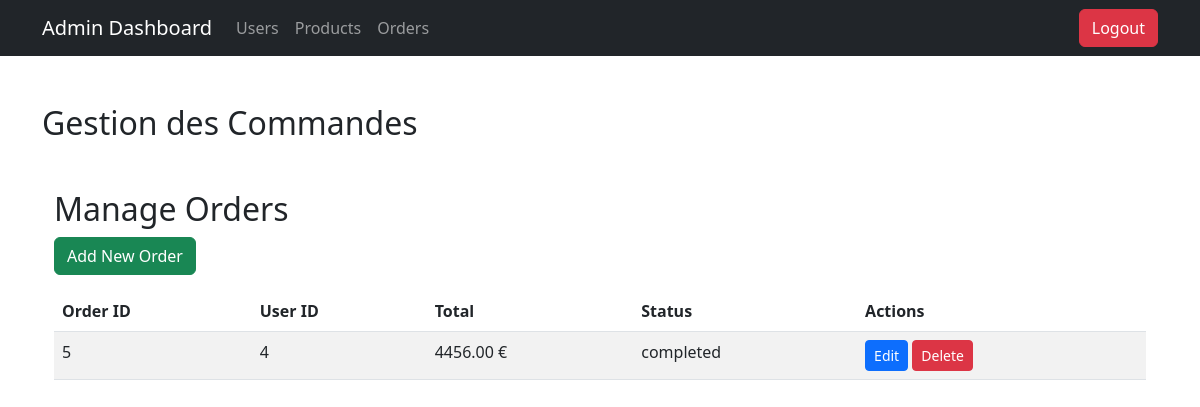
The page /public/index.php/admin/orders (signed in) on the database its author committed.
### tables this page shows
CREATE TABLE `orders` (
  `id` int(11) NOT NULL,
  `user_id` int(11) NOT NULL,
  `total_price` decimal(10,2) NOT NULL,
  `status` enum('pending','completed','canceled') DEFAULT 'pending',
  `created_at` timestamp NOT NULL DEFAULT current_timestamp()
);

### controleur/AdminController.php (called while the page is built, shortened)
<?php
require_once '../modele/AdminModel.php';
class AdminController {
    private $model;
    public function __construct() {
        $this->model = new AdminModel();
    }
    public function manageOrders() {
        $orders = $this->model->getOrders();
        include '../Vue/admin/orders.php';
    }
}

### public/index.php (called while the page is built, shortened)
<?php
require_once '../config/db.php';
$frontController = new FrontController();
$frontController->handleRequest();

### config/db.php (called while the page is built)
<?php
class Database {
    private static $host = 'localhost';
    private static $dbname = 'ecommerce_z';
    private static $username = 'root';
    private static $password = '';
    public static function getConnection() {
        try {
            $pdo = new PDO("mysql:host=" . self::$host . ";dbname=" . self::$dbname, self::$username, self::$password);
            $pdo->setAttribute(PDO::ATTR_ERRMODE, PDO::ERRMODE_EXCEPTION);
            return $pdo;
        } catch (PDOException $e) {
            die("Erreur de connexion à la base de données : " . $e->getMessage());
        }
    }
}

### modele/AdminModel.php (called while the page is built, shortened)
<?php
class AdminModel {
    private $db;
    public function __construct() {
        $this->db = Database::getConnection();
    }
    public function getOrders() {
        $stmt = $this->db->query("SELECT * FROM orders");
        return $stmt->fetchAll(PDO::FETCH_ASSOC);
    }
}

### Vue/admin/orders.php (the view, shortened to what this page needs)
<!DOCTYPE html>
<html lang="en">
<head>
    <link href="https://cdn.jsdelivr.net/npm/bootstrap@5.3.0/dist/css/bootstrap.min.css" rel="stylesheet">
</head>
<body>
<?php    include "C:/xampp/htdocs/zoulaine/Vue/admin/nav.php"
 ?>
    <div class="container mt-5">
        <h2>Gestion des Commandes</h2>
        <div class="container mt-5">
    <h2>Manage Orders</h2>
    <a href="/zoulaine/public/index.php/admin/orders/add" class="btn btn-success mb-3">Add New Order</a>
    <table class="table table-striped">
        <thead>
            <tr>
                <th>Order ID</th>
                <th>User ID</th>
                <th>Total</th>
                <th>Status</th>
                <th>Actions</th>
            </tr>
        </thead>
        <tbody>
            <?php foreach ($orders as $order): ?>
                <tr>
                    <td><?= htmlspecialchars($order['id']) ?></td>
                    <td><?= htmlspecialchars($order['user_id']) ?></td>
                    <td><?= htmlspecialchars($order['total_price']) ?> €</td>
                    <td><?= htmlspecialchars($order['status']) ?></td>
                    <td>
                        <a href="/zoulaine/public/index.php/admin/orders/edit?id=<?= $order['id'] ?>" class="btn btn-primary btn-sm">Edit</a>
                        <form method="POST" action="/zoulaine/public/index.php/admin/orders/delete" style="display:inline;">
                            <button type="submit" class="btn btn-danger btn-sm">Delete</button>
                        </form>
                    </td>
                </tr>
            <?php endforeach; ?>
        </tbody>
    </table>
</div>
    </div>
</body>
</html>

### rows shown on the page
orders: id "5", user "4", total_price "4456.00", status "completed"
